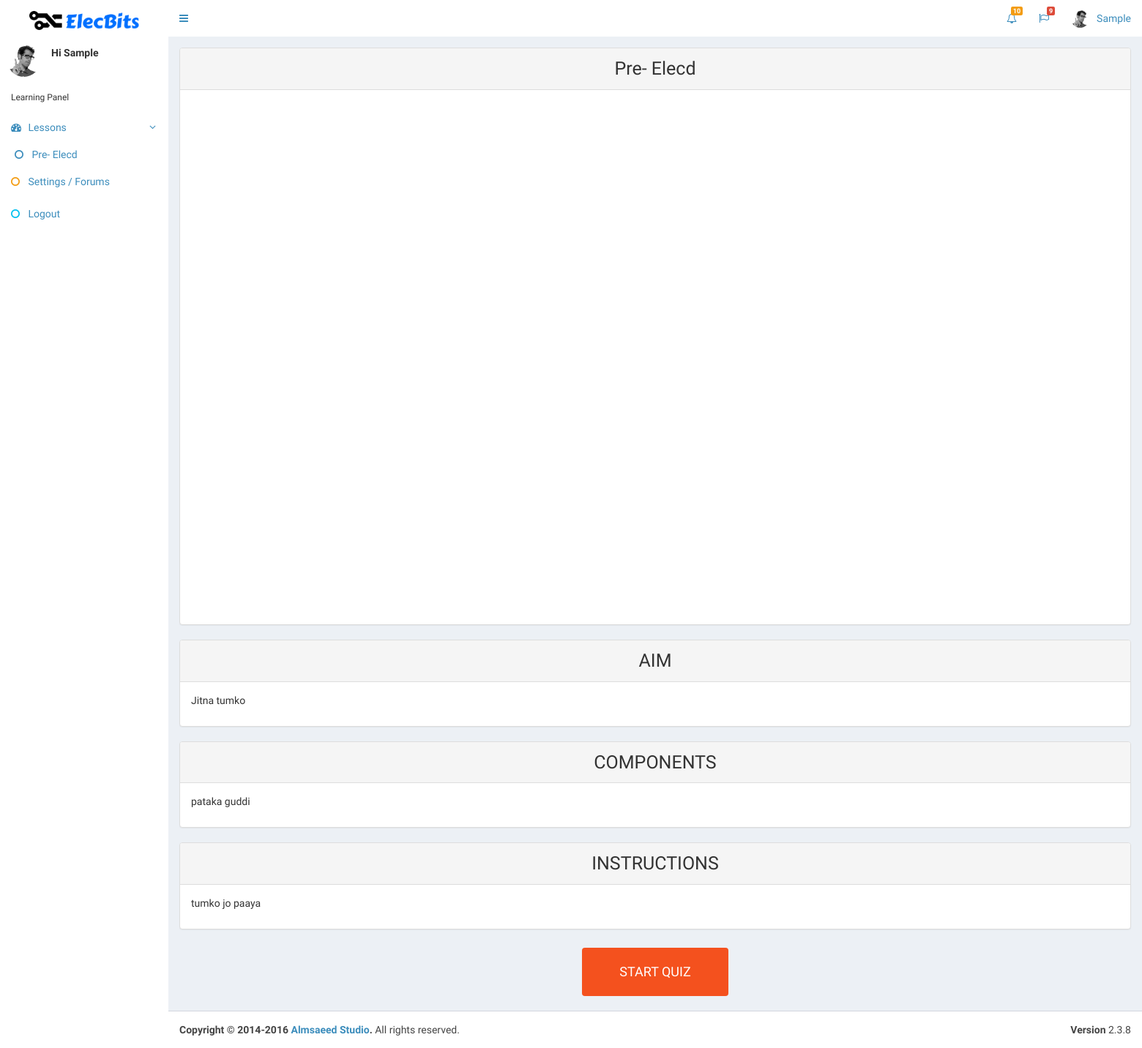
Screenshot of /learn/myaccount/index.php?lesson_id=LS1 (signed in) with the database file from the repository.
### tables this page shows
CREATE TABLE `learn` (
  `customer_id` int(10) NOT NULL,
  `customer_ip` varchar(255) DEFAULT NULL,
  `customer_name` text,
  `customer_email` varchar(100) DEFAULT NULL,
  `customer_pass` varchar(100) DEFAULT NULL,
  `customer_country` text,
  `customer_city` text,
  `customer_contact` varchar(255) DEFAULT NULL,
  `customer_image` text,
  `customer_address` text,
  `custom_roll` varchar(255) DEFAULT NULL,
  `custom_univ` varchar(255) DEFAULT NULL,
  `custom_result` varchar(255) DEFAULT NULL,
  `offer_cat` varchar(255) DEFAULT NULL,
  `ddate` varchar(255) DEFAULT NULL
);

CREATE TABLE `lesson` (
  `lesson_id` varchar(255) DEFAULT NULL,
  `lesson_title` varchar(255) DEFAULT NULL,
  `lesson_youtube` varchar(255) DEFAULT NULL,
  `lesson_aim` text,
  `lesson_compo` text,
  `lesson_inst` text,
  `lesson_quiz_id` varchar(100) DEFAULT NULL,
  `points` int(11) DEFAULT NULL
);

### learn/myaccount/lesson1.php (the view, shortened to what this page needs)
<!DOCTYPE html>
<html>
<head>
</head>
<body>
     <?php
      if (isset($_GET['lesson_id'])) {
     $less_id = $_GET['lesson_id'];
     $get_pro = "SELECT * FROM lesson WHERE lesson_id='$less_id'";
$run_pro = mysqli_query($con, $get_pro);
 $row_pro = mysqli_fetch_array($run_pro);
  $lesson_title = $row_pro['lesson_title'];
   $lesson_youtube = $row_pro['lesson_youtube'];
   $lesson_compo = $row_pro['lesson_compo'];
   $lesson_aim= $row_pro['lesson_aim'];
   $lesson_inst = $row_pro['lesson_inst'];
}
?>
<div class="panel panel-default">
  <div class="panel-heading" style="text-align: center; font-size: 25px;  font-family: 'Mada', sans-serif; "><?php echo $lesson_title ;?> </div>
 <div class="embed-responsive embed-responsive-16by9">
  <iframe class="embed-responsive-item" src="<?php echo $lesson_youtube; ?>" frameborder="10" allowfullscreen></iframe>
</div>
</div>
<div class="panel panel-default">
   <div class="panel-heading" style="text-align: center; font-size: 25px;  font-family: 'Mada', sans-serif; ">AIM</div>
  <div class="panel-body"><?php echo $lesson_aim ;?> </div>
</div>
<div class="panel panel-default">
   <div class="panel-heading" style="text-align: center; font-size: 25px;  font-family: 'Mada', sans-serif; ">COMPONENTS</div>
  <div class="panel-body"><?php echo $lesson_compo ;?> </div>
</div>
<div class="panel panel-default">
   <div class="panel-heading" style="text-align: center; font-size: 25px;  font-family: 'Mada', sans-serif; ">INSTRUCTIONS</div>
  <div class="panel-body"><?php echo $lesson_inst ;?></div>
</div>
<div class="col-lg-3" style="text-align: center;">
</div>
<div class="col-lg-6" style="text-align: center;">
<button class="button1" style="vertical-align:middle; font-size: 18px;"><span>START QUIZ</span></button>
</div>
<div class="col-lg-3" style="text-align: center;">
</div>
</body>
</html>

### learn/myaccount/index.php (shortened to what this page needs)
<!DOCTYPE html>
<?php
include("../../functions/functions.php");
if (!isset($_SESSION['customer_email'])) {
echo "<script>window.open('../index.php','_self')</script>";
}
else{
?>
<html>
<head>
  <link rel="stylesheet" href="bootstrap/css/bootstrap.min.css">
  <link rel="stylesheet" href="https://cdnjs.cloudflare.com/ajax/libs/font-awesome/4.5.0/css/font-awesome.min.css">
  <link rel="stylesheet" href="https://cdnjs.cloudflare.com/ajax/libs/ionicons/2.0.1/css/ionicons.min.css">
  <link rel="stylesheet" href="dist/css/AdminLTE.min.css">
  <link rel="stylesheet" href="dist/css/skins/_all-skins.min.css">
  <link rel="stylesheet" href="plugins/iCheck/flat/blue.css">
  <link rel="stylesheet" href="plugins/morris/morris.css">
  <link rel="stylesheet" href="plugins/jvectormap/jquery-jvectormap-1.2.2.css">
  <link rel="stylesheet" href="plugins/datepicker/datepicker3.css">
  <link rel="stylesheet" href="plugins/daterangepicker/daterangepicker.css">
  <link rel="stylesheet" href="plugins/bootstrap-wysihtml5/bootstrap3-wysihtml5.min.css">
</head>
<body class="hold-transition skin-white sidebar-mini">
<div class="wrapper">
  <?php
            $c_email =  $_SESSION['customer_email'];
      global $con;
      $name_query="SELECT * FROM learn WHERE customer_email='$c_email'";
      $run_name_query = mysqli_query($con, $name_query);
      while ($row_name_pro = mysqli_fetch_array($run_name_query))
    {
        $customer_name = $row_name_pro['customer_name'];
            ?>
<?php
include("header.php");
?>
<?php
include("sidebar.php");
?>
<div class="content-wrapper">
<?php
include("content.php");
?>
  <?php
include("footer.php");
  ?>
<?php
include("rightsidebar.php");
?>
</body>
</html>
<?php
}
}
?>

### learn/myaccount/header.php (shortened to what this page needs)
<!DOCTYPE html>
<html>
<head>
</head>
<body>
  <header class="main-header">
    <a href="index.php" class="logo">
     <img src="../../images/logo.png" width="150">
    </a>
    <nav class="navbar navbar-static-top">
      <a href="#" class="sidebar-toggle" data-toggle="offcanvas" role="button">
      </a>
      <div class="navbar-custom-menu">
        <ul class="nav navbar-nav">
          <li class="dropdown notifications-menu">
            <a href="#" class="dropdown-toggle" data-toggle="dropdown">
              <i class="fa fa-bell-o"></i>
              <span class="label label-warning">10</span>
            </a>
          </li>
          <li class="dropdown tasks-menu">
            <a href="#" class="dropdown-toggle" data-toggle="dropdown">
              <i class="fa fa-flag-o"></i>
              <span class="label label-danger">9</span>
            </a>
          </li>
          <li class="dropdown user user-menu">
            <a href="#" class="dropdown-toggle" data-toggle="dropdown">
              <img src="dist/img/user2-160x160.jpg" class="user-image" alt="User Image">
              <span class="hidden-xs"><?php echo $customer_name; ?></span>
            </a>
              </li>
            </ul>
      </div>
    </nav>
  </header>
</body>
</html>

### learn/myaccount/sidebar.php (shortened to what this page needs)
<!DOCTYPE html>
<html>
<head>
</head>
<body>
  <aside class="main-sidebar">
    <section class="sidebar">
      <div class="user-panel">
        <div class="pull-left image">
          <img src="../../dist/img/user2-160x160.jpg" class="img-circle" alt="User Image">
        </div>
        <div class="pull-left info">
          <p> Hi <?php echo $customer_name; ?></p>
        </div>
      </div>
      <ul class="sidebar-menu">
        <li class="header">Learning Panel</li>
        <li class="active treeview">
          <a href="#">
            <i class="fa fa-dashboard"></i> <span>Lessons</span>
            <span class="pull-right-container">
              <i class="fa fa-angle-left pull-right"></i>
            </span>
          </a>
          <ul class="treeview-menu">
<?php
$get_lesson = "SELECT * FROM lesson";
$run_lesson = mysqli_query($con, $get_lesson);
 while ( $row_lesson = mysqli_fetch_array($run_lesson)) {
$lesson_title = $row_lesson['lesson_title'];
$lesson_id = $row_lesson['lesson_id'];
?>
            <li class="active"><a href="index.php?lesson_id=<?php echo $lesson_id; ?>"><i class="fa fa-circle-o"></i> <?php echo $lesson_title; ?></a></li>
              <?php
}
?>
          </ul>
        </li>
        <li><a href="#" data-toggle="control-sidebar"><i class="fa fa-circle-o text-yellow"></i> <span>Settings / Forums</span></a></li>
        <li><a href="../logout.php"><i class="fa fa-circle-o text-aqua"></i> <span>Logout</span></a></li>
      </ul>
    </section>
  </aside>
</body>
</html>

### learn/myaccount/footer.php (shortened to what this page needs)
<!DOCTYPE html>
<html>
<head>
</head>
<body>
 <footer class="main-footer">
    <div class="pull-right hidden-xs">
      <b>Version</b> 2.3.8
    </div>
    <strong>Copyright &copy; 2014-2016 <a href="http://almsaeedstudio.com">Almsaeed Studio</a>.</strong> All rights
    reserved.
  </footer>
</body>
</html>

### learn/myaccount/lesson1.php (style rules this page uses)
.button1 { display: inline-block; border-radius: 4px; background-color: #f4511e; border: none; color: #FFFFFF; text-align: center; font-size: 20px; padding: 20px; width: 200px; transition: all 0.5s; cursor: pointer; margin: 5px; }
.button1 span { cursor: pointer; display: inline-block; position: relative; transition: 0.5s; }
.button1 span:after { content: '\00bb'; position: absolute; opacity: 0; top: 0; right: -20px; transition: 0.5s; }

### rows the page displays
learn: customer_name "Sample", lesson.lesson_title "Pre- Elecd", lesson.lesson_aim "Jitna tumko", lesson.lesson_compo "pataka guddi", lesson.lesson_inst "tumko jo paaya"
lesson: lesson_title "Pre- Elecd"
